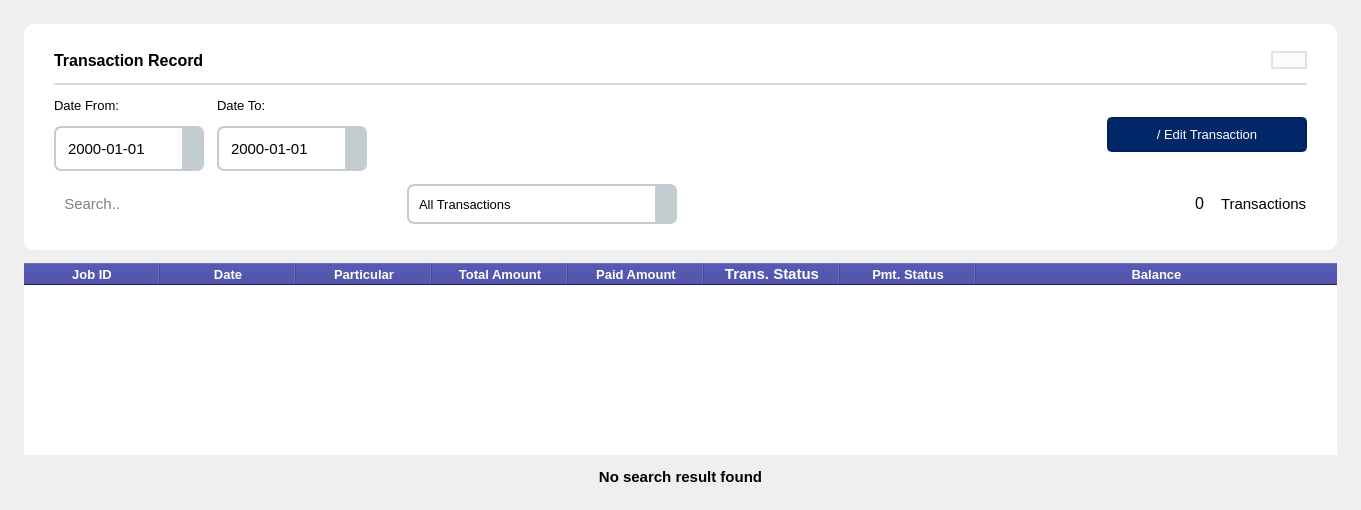
         <widget class="QWidget" name="transaction_record_2">
          <layout class="QVBoxLayout" name="verticalLayout_61">
           <item>
            <widget class="QWidget" name="Transaction_record_widget" native="true">
             <layout class="QVBoxLayout" name="verticalLayout_60">
              <property name="spacing">
               <number>13</number>
              </property>
              <property name="leftMargin">
               <number>13</number>
              </property>
              <property name="topMargin">
               <number>13</number>
              </property>
              <property name="rightMargin">
               <number>13</number>
              </property>
              <property name="bottomMargin">
               <number>13</number>
              </property>
              <item>
               <widget class="QWidget" name="tr_actions_widget" native="true">
                <property name="sizePolicy">
                 <sizepolicy hsizetype="Preferred" vsizetype="Fixed">
                  <horstretch>0</horstretch>
                  <verstretch>0</verstretch>
                 </sizepolicy>
                </property>
                <property name="styleSheet">
                 <string notr="true">*{
	background-color: rgb(255, 255, 255);
    border-radius: 10px;
}
</string>
                </property>
                <layout class="QVBoxLayout" name="verticalLayout_75">
                 <property name="spacing">
                  <number>13</number>
                 </property>
                 <property name="leftMargin">
                  <number>30</number>
                 </property>
                 <property name="topMargin">
                  <number>26</number>
                 </property>
                 <property name="rightMargin">
                  <number>30</number>
                 </property>
                 <property name="bottomMargin">
                  <number>26</number>
                 </property>
                 <item>
                  <layout class="QHBoxLayout" name="horizontalLayout_14">
                   <property name="spacing">
                    <number>5</number>
                   </property>
                   <item>
                    <widget class="QLabel" name="label_11">
                     <property name="font">
                      <font>
                       <pointsize>12</pointsize>
                       <weight>75</weight>
                       <bold>true</bold>
                      </font>
                     </property>
                     <property name="text">
                      <string>Transaction Record</string>
                     </property>
                    </widget>
                   </item>
                   <item>
                    <spacer name="horizontalSpacer_24">
                     <property name="orientation">
                      <enum>Qt::Horizontal</enum>
                     </property>
                     <property name="sizeHint" stdset="0">
                      <size>
                       <width>158</width>
                       <height>20</height>
                      </size>
                     </property>
                    </spacer>
                   </item>
                   <item>
                    <widget class="QPushButton" name="pushButton_5">
                     <property name="cursor">
                      <cursorShape>PointingHandCursor</cursorShape>
                     </property>
                     <property name="styleSheet">
                      <string notr="true">QPushButton{
	border: 2px solid #e1e2e4;
	background-color: #fbfcfd;
}

</string>
                     </property>
                     <property name="text">
                      <string/>
                     </property>
                     <property name="icon">
                      <iconset resource="resource.qrc">
                       <normaloff>:/icon/icon/01lighticons-04full.png</normaloff>:/icon/icon/01lighticons-04full.png</iconset>
                     </property>
                     <property name="iconSize">
                      <size>
                       <width>35</width>
                       <height>35</height>
                      </size>
                     </property>
                     <property name="autoDefault">
                      <bool>false</bool>
                     </property>
                     <property name="default">
                      <bool>false</bool>
                     </property>
                     <property name="flat">
                      <bool>false</bool>
                     </property>
                    </widget>
                   </item>
                  </layout>
                 </item>
                 <item>
                  <widget class="QFrame" name="tr_separator">
                   <property name="sizePolicy">
                    <sizepolicy hsizetype="Preferred" vsizetype="Maximum">
                     <horstretch>0</horstretch>
                     <verstretch>0</verstretch>
                    </sizepolicy>
                   </property>
                   <property name="minimumSize">
                    <size>
                     <width>0</width>
                     <height>2</height>
                    </size>
                   </property>
                   <property name="maximumSize">
                    <size>
                     <width>16777215</width>
                     <height>2</height>
                    </size>
                   </property>
                   <property name="styleSheet">
                    <string notr="true">QFrame {
	background-color:#d6d9e1;
}</string>
                   </property>
                   <property name="frameShape">
                    <enum>QFrame::StyledPanel</enum>
                   </property>
                   <property name="frameShadow">
                    <enum>QFrame::Raised</enum>
                   </property>
                  </widget>
                 </item>
                 <item>
                  <layout class="QHBoxLayout" name="horizontalLayout_22">
                   <item>
                    <layout class="QVBoxLayout" name="verticalLayout_24">
                     <item>
                      <widget class="QLabel" name="label_24">
                       <property name="font">
                        <font>
                         <pointsize>10</pointsize>
                        </font>
                       </property>
                       <property name="text">
                        <string>Date From: </string>
                       </property>
                      </widget>
                     </item>
                     <item>
                      <widget class="QDateEdit" name="dateEdit">
                       <property name="minimumSize">
                        <size>
                         <width>150</width>
                         <height>45</height>
                        </size>
                       </property>
                       <property name="font">
                        <font>
                         <pointsize>11</pointsize>
                        </font>
                       </property>
                       <property name="cursor">
                        <cursorShape>PointingHandCursor</cursorShape>
                       </property>
                       <property name="styleSheet">
                        <string notr="true">QDateEdit{
	background-color:white;
	color:black;
	border-radius:7px;
    border: 2px solid #c3ccce;
	padding-left: 10px;
}

QDateEdit::drop-down {
	border: 0px;
	background-color: #c3ccce;
	padding: 5px 5px;
width: 10px;
}

QDateEdit::down-arrow {
	image: url(:/icon/icon/down-arrow.png);
	width: 15px;
	height: 15px;
	padding: 10px 10px;
}</string>
                       </property>
                       <property name="frame">
                        <bool>false</bool>
                       </property>
                       <property name="displayFormat">
                        <string>yyyy-MM-dd</string>
                       </property>
                       <property name="calendarPopup">
                        <bool>true</bool>
                       </property>
                      </widget>
                     </item>
                    </layout>
                   </item>
                   <item>
                    <layout class="QVBoxLayout" name="verticalLayout_59">
                     <item>
                      <widget class="QLabel" name="label_15">
                       <property name="font">
                        <font>
                         <pointsize>10</pointsize>
                        </font>
                       </property>
                       <property name="text">
                        <string>Date To:</string>
                       </property>
                      </widget>
                     </item>
                     <item>
                      <widget class="QDateEdit" name="dateEdit_2">
                       <property name="minimumSize">
                        <size>
                         <width>150</width>
                         <height>45</height>
                        </size>
                       </property>
                       <property name="font">
                        <font>
                         <pointsize>11</pointsize>
                        </font>
                       </property>
                       <property name="cursor">
                        <cursorShape>PointingHandCursor</cursorShape>
                       </property>
                       <property name="styleSheet">
                        <string notr="true">QDateEdit{
	background-color:white;
	color:black;
	border-radius:7px;
    border: 2px solid #c3ccce;
	padding-left: 10px;
}

QDateEdit::drop-down {
	border: 0px;
	background-color: #c3ccce;
	padding: 5px 5px;
width: 10px;
}

QDateEdit::down-arrow {
	image: url(:/icon/icon/down-arrow.png);
	width: 15px;
	height: 15px;
	padding: 10px 10px;
}</string>
                       </property>
                       <property name="frame">
                        <bool>false</bool>
                       </property>
                       <property name="displayFormat">
                        <string>yyyy-MM-dd</string>
                       </property>
                       <property name="calendarPopup">
                        <bool>true</bool>
                       </property>
                      </widget>
                     </item>
                    </layout>
                   </item>
                   <item>
                    <spacer name="horizontalSpacer_26">
                     <property name="orientation">
                      <enum>Qt::Horizontal</enum>
                     </property>
                     <property name="sizeHint" stdset="0">
                      <size>
                       <width>40</width>
                       <height>20</height>
                      </size>
                     </property>
                    </spacer>
                   </item>
                   <item>
                    <widget class="QPushButton" name="update_transaction">
                     <property name="minimumSize">
                      <size>
                       <width>200</width>
                       <height>35</height>
                      </size>
                     </property>
                     <property name="maximumSize">
                      <size>
                       <width>16777215</width>
                       <height>35</height>
                      </size>
                     </property>
                     <property name="font">
                      <font>
                       <pointsize>10</pointsize>
                      </font>
                     </property>
                     <property name="cursor">
                      <cursorShape>PointingHandCursor</cursorShape>
                     </property>
                     <property name="styleSheet">
                      <string notr="true">QPushButton{
	background-color: #012768;
	color:white;
	border-radius:5px;
	border: 2px solid #012157;
}</string>
                     </property>
                     <property name="text">
                      <string>/ Edit Transaction</string>
                     </property>
                     <property name="checkable">
                      <bool>false</bool>
                     </property>
                     <property name="checked">
                      <bool>false</bool>
                     </property>
                     <property name="autoRepeat">
                      <bool>false</bool>
                     </property>
                     <property name="autoDefault">
                      <bool>true</bool>
                     </property>
                     <property name="default">
                      <bool>true</bool>
                     </property>
                     <property name="flat">
                      <bool>true</bool>
                     </property>
                    </widget>
                   </item>
                  </layout>
                 </item>
                 <item>
                  <layout class="QHBoxLayout" name="horizontalLayout_49">
                   <property name="spacing">
                    <number>13</number>
                   </property>
                   <item>
                    <layout class="QHBoxLayout" name="horizontalLayout_47">
                     <property name="spacing">
                      <number>0</number>
                     </property>
                     <item>
                      <widget class="QLineEdit" name="edit_search_new_transaction">
                       <property name="minimumSize">
                        <size>
                         <width>300</width>
                         <height>35</height>
                        </size>
                       </property>
                       <property name="font">
                        <font>
                         <pointsize>11</pointsize>
                        </font>
                       </property>
                       <property name="frame">
                        <bool>false</bool>
                       </property>
                       <property name="placeholderText">
                        <string>  Search..</string>
                       </property>
                      </widget>
                     </item>
                     <item>
                      <widget class="QPushButton" name="search_pricelist_btn_2">
                       <property name="enabled">
                        <bool>false</bool>
                       </property>
                       <property name="minimumSize">
                        <size>
                         <width>40</width>
                         <height>40</height>
                        </size>
                       </property>
                       <property name="maximumSize">
                        <size>
                         <width>40</width>
                         <height>40</height>
                        </size>
                       </property>
                       <property name="cursor">
                        <cursorShape>ArrowCursor</cursorShape>
                       </property>
                       <property name="text">
                        <string/>
                       </property>
                       <property name="icon">
                        <iconset resource="resource.qrc">
                         <normaloff>:/icon/icon/search-13-48.ico</normaloff>:/icon/icon/search-13-48.ico</iconset>
                       </property>
                       <property name="checkable">
                        <bool>false</bool>
                       </property>
                       <property name="flat">
                        <bool>true</bool>
                       </property>
                      </widget>
                     </item>
                    </layout>
                   </item>
                   <item>
                    <widget class="QComboBox" name="transactionR_combobox">
                     <property name="minimumSize">
                      <size>
                       <width>270</width>
                       <height>40</height>
                      </size>
                     </property>
                     <property name="font">
                      <font>
                       <pointsize>10</pointsize>
                      </font>
                     </property>
                     <property name="cursor">
                      <cursorShape>PointingHandCursor</cursorShape>
                     </property>
                     <property name="mouseTracking">
                      <bool>true</bool>
                     </property>
                     <property name="layoutDirection">
                      <enum>Qt::LeftToRight</enum>
                     </property>
                     <property name="autoFillBackground">
                      <bool>false</bool>
                     </property>
                     <property name="styleSheet">
                      <string notr="true">QComboBox{
	background-color:white;
	color:black;
	border-radius:7px;
    border: 2px solid #c3ccce;
	padding-left: 10px;
}

QComboBox::drop-down {
	border: 0px;
	background-color: #c3ccce;
	padding: 5px 5px;
width: 10px;
}

QComboBox::down-arrow {
	image: url(:/icon/icon/down-arrow.png);
	width: 15px;
	height: 15px;
	padding: 10px 10px;
}</string>
                     </property>
                     <item>
                      <property name="text">
                       <string>All Transactions</string>
                      </property>
                     </item>
                     <item>
                      <property name="text">
                       <string>Successful Transactions</string>
                      </property>
                     </item>
                     <item>
                      <property name="text">
                       <string>Pending Transactions</string>
                      </property>
                     </item>
                     <item>
                      <property name="text">
                       <string>Cancelled Transactions</string>
                      </property>
                     </item>
                    </widget>
                   </item>
                   <item>
                    <spacer name="horizontalSpacer_25">
                     <property name="orientation">
                      <enum>Qt::Horizontal</enum>
                     </property>
                     <property name="sizeHint" stdset="0">
                      <size>
                       <width>378</width>
                       <height>20</height>
                      </size>
                     </property>
                    </spacer>
                   </item>
                   <item>
                    <layout class="QHBoxLayout" name="horizontalLayout_48">
                     <item>
                      <widget class="QLineEdit" name="lineEdit">
                       <property name="maximumSize">
                        <size>
                         <width>200</width>
                         <height>16777215</height>
                        </size>
                       </property>
                       <property name="font">
                        <font>
                         <pointsize>12</pointsize>
                        </font>
                       </property>
                       <property name="text">
                        <string>0</string>
                       </property>
                       <property name="frame">
                        <bool>false</bool>
                       </property>
                       <property name="alignment">
                        <set>Qt::AlignRight|Qt::AlignTrailing|Qt::AlignVCenter</set>
                       </property>
                       <property name="readOnly">
                        <bool>true</bool>
                       </property>
                      </widget>
                     </item>
                     <item>
                      <widget class="QLabel" name="label_14">
                       <property name="font">
                        <font>
                         <pointsize>11</pointsize>
                        </font>
                       </property>
                       <property name="text">
                        <string>Transactions</string>
                       </property>
                      </widget>
                     </item>
                    </layout>
                   </item>
                  </layout>
                 </item>
                </layout>
               </widget>
              </item>
              <item>
               <widget class="QTableWidget" name="transaction_record_tbl">
                <property name="minimumSize">
                 <size>
                  <width>0</width>
                  <height>0</height>
                 </size>
                </property>
                <property name="cursor" stdset="0">
                 <cursorShape>ArrowCursor</cursorShape>
                </property>
                <property name="styleSheet">
                 <string notr="true">
#tableWidget{
	color: rgb(255, 255, 255);
	gridline-color: rgb(255, 255, 255);
	background-color: #1a1c28;
	
}

QHeaderView::section {
 background-color:#2e3092;
color: white

}</string>
                </property>
                <property name="frameShape">
                 <enum>QFrame::NoFrame</enum>
                </property>
                <property name="frameShadow">
                 <enum>QFrame::Plain</enum>
                </property>
                <property name="editTriggers">
                 <set>QAbstractItemView::NoEditTriggers</set>
                </property>
                <property name="alternatingRowColors">
                 <bool>false</bool>
                </property>
                <property name="selectionMode">
                 <enum>QAbstractItemView::MultiSelection</enum>
                </property>
                <property name="selectionBehavior">
                 <enum>QAbstractItemView::SelectRows</enum>
                </property>
                <property name="showGrid">
                 <bool>true</bool>
                </property>
                <property name="sortingEnabled">
                 <bool>true</bool>
                </property>
                <property name="rowCount">
                 <number>0</number>
                </property>
                <attribute name="horizontalHeaderCascadingSectionResizes">
                 <bool>true</bool>
                </attribute>
                <attribute name="horizontalHeaderDefaultSectionSize">
                 <number>136</number>
                </attribute>
                <attribute name="horizontalHeaderMinimumSectionSize">
                 <number>105</number>
                </attribute>
                <attribute name="horizontalHeaderStretchLastSection">
                 <bool>true</bool>
                </attribute>
                <attribute name="verticalHeaderCascadingSectionResizes">
                 <bool>true</bool>
                </attribute>
                <column>
                 <property name="text">
                  <string>Job ID</string>
                 </property>
                 <property name="font">
                  <font>
                   <pointsize>10</pointsize>
                   <weight>75</weight>
                   <bold>true</bold>
                  </font>
                 </property>
                </column>
                <column>
                 <property name="text">
                  <string>Date</string>
                 </property>
                 <property name="font">
                  <font>
                   <pointsize>10</pointsize>
                   <weight>75</weight>
                   <bold>true</bold>
                  </font>
                 </property>
                </column>
                <column>
                 <property name="text">
                  <string>Particular</string>
                 </property>
                 <property name="font">
                  <font>
                   <pointsize>10</pointsize>
                   <weight>75</weight>
                   <bold>true</bold>
                  </font>
                 </property>
                </column>
                <column>
                 <property name="text">
                  <string>Total Amount</string>
                 </property>
                 <property name="font">
                  <font>
                   <pointsize>10</pointsize>
                   <weight>75</weight>
                   <bold>true</bold>
                  </font>
                 </property>
                </column>
                <column>
                 <property name="text">
                  <string>Paid Amount</string>
                 </property>
                 <property name="font">
                  <font>
                   <pointsize>10</pointsize>
                   <weight>75</weight>
                   <bold>true</bold>
                  </font>
                 </property>
                </column>
                <column>
                 <property name="text">
                  <string>Trans. Status</string>
                 </property>
                 <property name="font">
                  <font>
                   <pointsize>11</pointsize>
                   <weight>75</weight>
                   <bold>true</bold>
                  </font>
                 </property>
                </column>
                <column>
                 <property name="text">
                  <string>Pmt. Status</string>
                 </property>
                 <property name="font">
                  <font>
                   <pointsize>10</pointsize>
                   <weight>75</weight>
                   <bold>true</bold>
                  </font>
                 </property>
                </column>
                <column>
                 <property name="text">
                  <string>Balance</string>
                 </property>
                 <property name="font">
                  <font>
                   <pointsize>10</pointsize>
                   <weight>75</weight>
                   <bold>true</bold>
                  </font>
                 </property>
                </column>
               </widget>
              </item>
              <item>
               <widget class="QLabel" name="no_transaction_found">
                <property name="font">
                 <font>
                  <pointsize>11</pointsize>
                  <weight>75</weight>
                  <bold>true</bold>
                 </font>
                </property>
                <property name="text">
                 <string>No search result found</string>
                </property>
                <property name="alignment">
                 <set>Qt::AlignCenter</set>
                </property>
               </widget>
              </item>
             </layout>
            </widget>
           </item>
          </layout>
         </widget>
